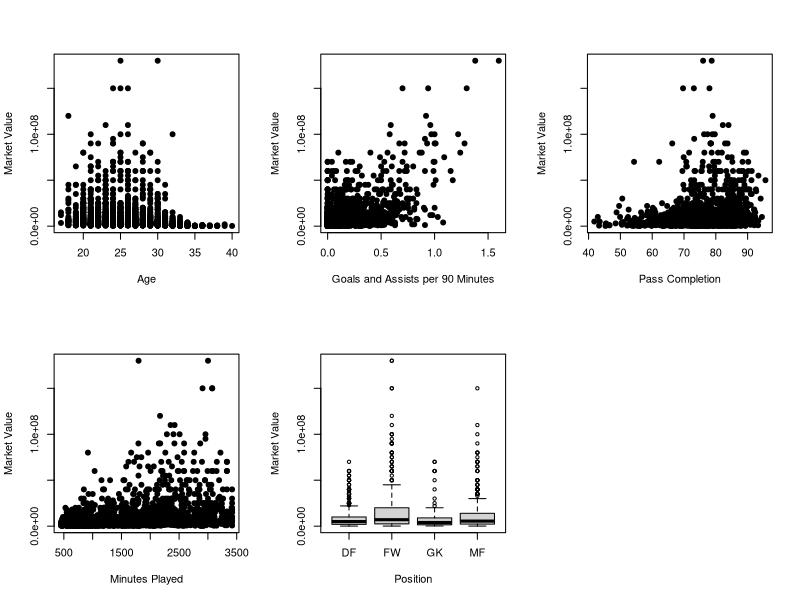

This chart was generated by the following R code:
data <- read.csv("soccer_clean.csv")
project_data <- data[, c("value","age","goals_assists_per90","position",
                         "passes_pct","minutes")]
par(mfrow = c(2, 3))
plot(project_data$age, project_data$value, pch = 19,
     xlab = "Age",ylab = "Market Value")
plot(project_data$goals_assists_per90, project_data$value,pch = 19,
     xlab = "Goals and Assists per 90 Minutes",ylab = "Market Value")
plot(project_data$passes_pct, project_data$value, pch = 19,
     xlab = "Pass Completion", ylab = "Market Value")
plot(project_data$minutes, project_data$value, pch = 19,
     xlab = "Minutes Played",ylab = "Market Value")
boxplot(value ~ position, data = project_data,
     xlab = "Position",ylab = "Market Value")
